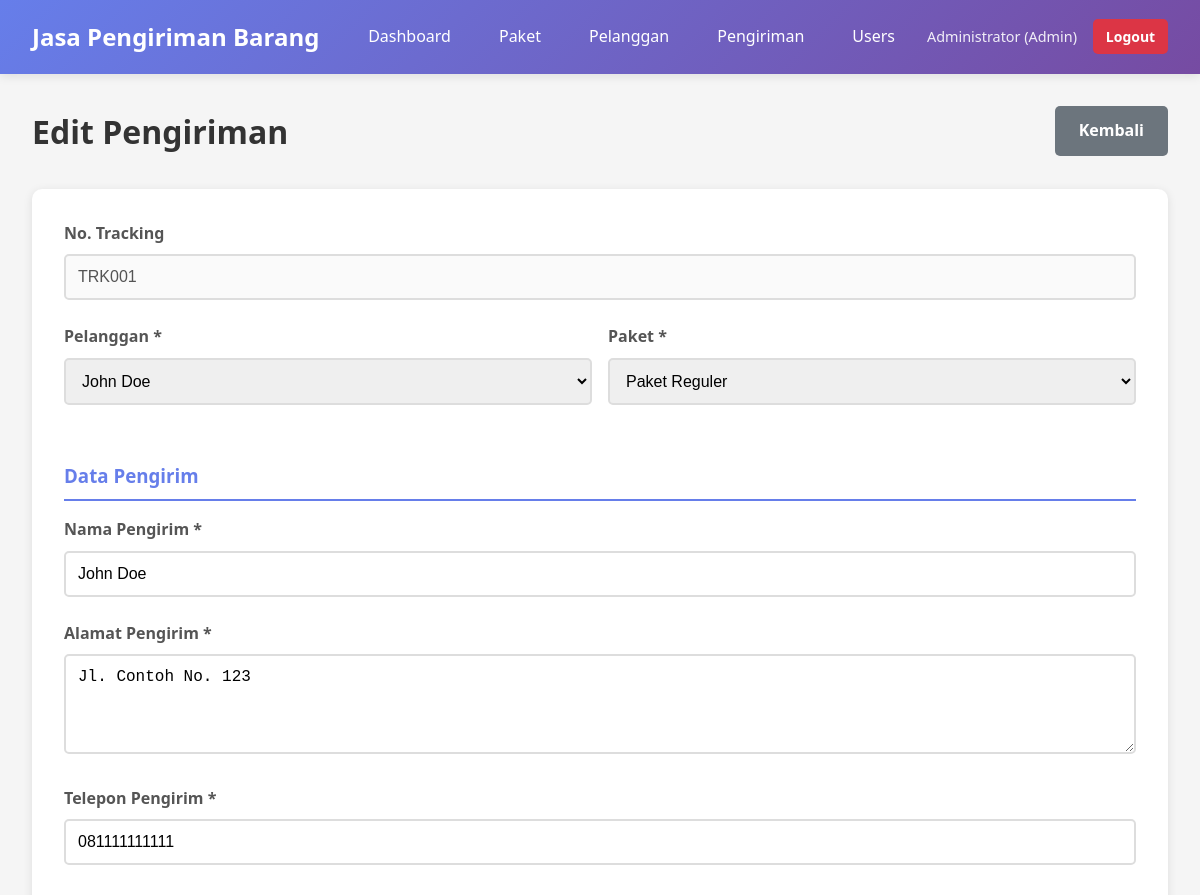
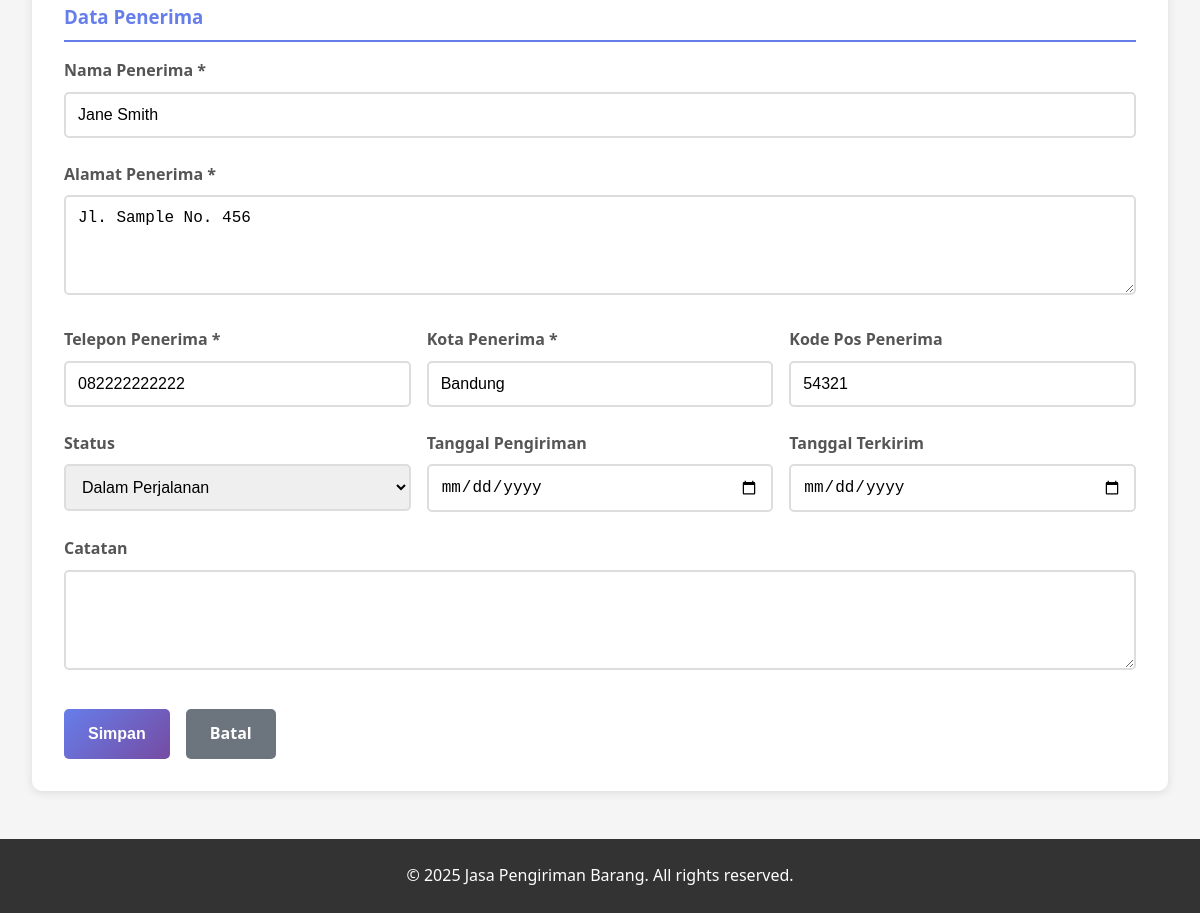
The app's page /shipments/edit.php?id=1 (signed in) with its own data (2 pictures, top to bottom).
### tables this page shows
CREATE TABLE IF NOT EXISTS shipments (
    id INT PRIMARY KEY AUTO_INCREMENT,
    tracking_number VARCHAR(50) NOT NULL UNIQUE,
    customer_id INT NOT NULL,
    package_id INT NOT NULL,
    sender_name VARCHAR(100) NOT NULL,
    sender_address TEXT NOT NULL,
    sender_phone VARCHAR(20) NOT NULL,
    receiver_name VARCHAR(100) NOT NULL,
    receiver_address TEXT NOT NULL,
    receiver_phone VARCHAR(20) NOT NULL,
    receiver_city VARCHAR(50) NOT NULL,
    receiver_postal_code VARCHAR(10),
    status ENUM('pending', 'in_transit', 'delivered', 'cancelled') DEFAULT 'pending',
    shipping_date DATE,
    delivery_date DATE,
    notes TEXT,
    created_by INT NOT NULL,
    created_at TIMESTAMP DEFAULT CURRENT_TIMESTAMP,
    updated_at TIMESTAMP DEFAULT CURRENT_TIMESTAMP ON UPDATE CURRENT_TIMESTAMP,
    FOREIGN KEY (customer_id) REFERENCES customers(id) ON DELETE RESTRICT,
    FOREIGN KEY (package_id) REFERENCES packages(id) ON DELETE RESTRICT,
    FOREIGN KEY (created_by) REFERENCES users(id) ON DELETE RESTRICT
);

CREATE TABLE IF NOT EXISTS customers (
    id INT PRIMARY KEY AUTO_INCREMENT,
    name VARCHAR(100) NOT NULL,
    email VARCHAR(100),
    phone VARCHAR(20) NOT NULL,
    address TEXT NOT NULL,
    city VARCHAR(50) NOT NULL,
    postal_code VARCHAR(10),
    created_at TIMESTAMP DEFAULT CURRENT_TIMESTAMP,
    updated_at TIMESTAMP DEFAULT CURRENT_TIMESTAMP ON UPDATE CURRENT_TIMESTAMP
);

CREATE TABLE IF NOT EXISTS packages (
    id INT PRIMARY KEY AUTO_INCREMENT,
    name VARCHAR(100) NOT NULL,
    description TEXT,
    weight DECIMAL(10,2) NOT NULL,
    length DECIMAL(10,2),
    width DECIMAL(10,2),
    height DECIMAL(10,2),
    price DECIMAL(10,2) NOT NULL,
    status ENUM('active', 'inactive') DEFAULT 'active',
    created_at TIMESTAMP DEFAULT CURRENT_TIMESTAMP,
    updated_at TIMESTAMP DEFAULT CURRENT_TIMESTAMP ON UPDATE CURRENT_TIMESTAMP
);

### shipments/edit.php (the view, shortened to what this page needs)
<?php
$id = $_GET['id'] ?? 0;
$conn = getDBConnection();
$stmt = $conn->prepare("SELECT * FROM shipments WHERE id = ?");
$stmt->bind_param("i", $id);
$stmt->execute();
$result = $stmt->get_result();
$shipment = $result->fetch_assoc();
$customers = [];
$packages = [];
$result = $conn->query("SELECT id, name FROM customers ORDER BY name");
while ($row = $result->fetch_assoc()) {
    $customers[] = $row;
}
$result = $conn->query("SELECT id, name FROM packages WHERE status = 'active' ORDER BY name");
while ($row = $result->fetch_assoc()) {
    $packages[] = $row;
}
?>
<!DOCTYPE html>
<html lang="id">
<head>
    <link rel="stylesheet" href="../assets/css/style.css">
</head>
<body>
    <?php include '../includes/header.php'; ?>
    <div class="container">
        <div class="page-header">
            <h1>Edit Pengiriman</h1>
            <a href="index.php" class="btn btn-secondary">Kembali</a>
        </div>
        <form method="POST" class="form">
            <div class="form-group">
                <label>No. Tracking</label>
                <input type="text" value="<?php echo htmlspecialchars($shipment['tracking_number']); ?>" disabled>
            </div>
            <div class="form-row">
                <div class="form-group">
                    <label for="customer_id">Pelanggan *</label>
                    <select id="customer_id" name="customer_id" required>
                        <?php foreach ($customers as $customer): ?>
                            <option value="<?php echo $customer['id']; ?>" <?php echo $shipment['customer_id'] == $customer['id'] ? 'selected' : ''; ?>>
                                <?php echo htmlspecialchars($customer['name']); ?>
                            </option>
                        <?php endforeach; ?>
                    </select>
                </div>
                <div class="form-group">
                    <label for="package_id">Paket *</label>
                    <select id="package_id" name="package_id" required>
                        <?php foreach ($packages as $package): ?>
                            <option value="<?php echo $package['id']; ?>" <?php echo $shipment['package_id'] == $package['id'] ? 'selected' : ''; ?>>
                                <?php echo htmlspecialchars($package['name']); ?>
                            </option>
                        <?php endforeach; ?>
                    </select>
                </div>
            </div>
            <h3>Data Pengirim</h3>
            <div class="form-group">
                <label for="sender_name">Nama Pengirim *</label>
                <input type="text" id="sender_name" name="sender_name" value="<?php echo htmlspecialchars($shipment['sender_name']); ?>" required>
            </div>
            <div class="form-group">
                <label for="sender_address">Alamat Pengirim *</label>
                <textarea id="sender_address" name="sender_address" rows="3" required><?php echo htmlspecialchars($shipment['sender_address']); ?></textarea>
            </div>
            <div class="form-group">
                <label for="sender_phone">Telepon Pengirim *</label>
                <input type="text" id="sender_phone" name="sender_phone" value="<?php echo htmlspecialchars($shipment['sender_phone']); ?>" required>
            </div>
            <h3>Data Penerima</h3>
            <div class="form-group">
                <label for="receiver_name">Nama Penerima *</label>
                <input type="text" id="receiver_name" name="receiver_name" value="<?php echo htmlspecialchars($shipment['receiver_name']); ?>" required>
            </div>
            <div class="form-group">
                <label for="receiver_address">Alamat Penerima *</label>
                <textarea id="receiver_address" name="receiver_address" rows="3" required><?php echo htmlspecialchars($shipment['receiver_address']); ?></textarea>
            </div>
            <div class="form-row">
                <div class="form-group">
                    <label for="receiver_phone">Telepon Penerima *</label>
                    <input type="text" id="receiver_phone" name="receiver_phone" value="<?php echo htmlspecialchars($shipment['receiver_phone']); ?>" required>
                </div>
                <div class="form-group">
                    <label for="receiver_city">Kota Penerima *</label>
                    <input type="text" id="receiver_city" name="receiver_city" value="<?php echo htmlspecialchars($shipment['receiver_city']); ?>" required>
                </div>
                <div class="form-group">
                    <label for="receiver_postal_code">Kode Pos Penerima</label>
                    <input type="text" id="receiver_postal_code" name="receiver_postal_code" value="<?php echo htmlspecialchars($shipment['receiver_postal_code'] ?? ''); ?>">
                </div>
            </div>
            <div class="form-row">
                <div class="form-group">
                    <label for="status">Status</label>
                    <select id="status" name="status">
                        <option value="in_transit" <?php echo $shipment['status'] === 'in_transit' ? 'selected' : ''; ?>>Dalam Perjalanan</option>
                    </select>
                </div>
                <div class="form-group">
                    <label for="shipping_date">Tanggal Pengiriman</label>
                    <input type="date" id="shipping_date" name="shipping_date" value="<?php echo $shipment['shipping_date'] ? date('Y-m-d', strtotime($shipment['shipping_date'])) : ''; ?>">
                </div>
                <div class="form-group">
                    <label for="delivery_date">Tanggal Terkirim</label>
                    <input type="date" id="delivery_date" name="delivery_date" value="<?php echo $shipment['delivery_date'] ? date('Y-m-d', strtotime($shipment['delivery_date'])) : ''; ?>">
                </div>
            </div>
            <div class="form-group">
                <label for="notes">Catatan</label>
                <textarea id="notes" name="notes" rows="3"><?php echo htmlspecialchars($shipment['notes'] ?? ''); ?></textarea>
            </div>
            <div class="form-actions">
                <button type="submit" class="btn btn-primary">Simpan</button>
                <a href="index.php" class="btn btn-secondary">Batal</a>
            </div>
        </form>
    </div>
    <?php include '../includes/footer.php'; ?>
</body>
</html>

### assets/css/style.css (style rules this page uses)
* { margin: 0; padding: 0; box-sizing: border-box; }
body { font-family: 'Segoe UI', Tahoma, Geneva, Verdana, sans-serif; background-color: #f5f5f5; color: #333; line-height: 1.6; }
.container { max-width: 1200px; margin: 2rem auto; padding: 0 2rem; }
.form { background: white; padding: 2rem; border-radius: 10px; box-shadow: 0 2px 10px rgba(0,0,0,0.1); }
.form-group { margin-bottom: 1.5rem; }
.form-row { display: grid; grid-template-columns: repeat(auto-fit, minmax(200px, 1fr)); gap: 1rem; }
.form-group label { display: block; margin-bottom: 0.5rem; font-weight: 600; color: #555; }
.form-group input, .form-group textarea, .form-group select { width: 100%; padding: 0.75rem; border: 2px solid #ddd; border-radius: 5px; font-size: 1rem; transition: border-color 0.3s; }
.form-group textarea { resize: vertical; min-height: 100px; }
.form-actions { display: flex; gap: 1rem; margin-top: 2rem; }
.form h3 { margin-top: 2rem; margin-bottom: 1rem; color: #667eea; border-bottom: 2px solid #667eea; padding-bottom: 0.5rem; }
.btn { display: inline-block; padding: 0.75rem 1.5rem; border: none; border-radius: 5px; font-size: 1rem; font-weight: 600; text-decoration: none; cursor: pointer; transition: all 0.3s; text-align: center; }
.btn-primary { background: linear-gradient(135deg, #667eea 0%, #764ba2 100%); color: white; }
.btn-secondary { background: #6c757d; color: white; }
.page-header { display: flex; justify-content: space-between; align-items: center; margin-bottom: 2rem; flex-wrap: wrap; gap: 1rem; }
.page-header h1 { color: #333; }

### records on screen
shipments: tracking_number "TRK001", customer_id "John Doe", package_id "Paket Reguler", sender_name "John Doe", sender_address "Jl. Contoh No. 123", sender_phone "081111111111", receiver_name "Jane Smith", receiver_address "Jl. Sample No. 456", receiver_phone "082222222222", receiver_city "Bandung", receiver_postal_code "54321", status "Dalam Perjalanan"

### other values on screen
$_SESSION['full_name'] "Administrator"
$_SESSION['role'] "Admin"
